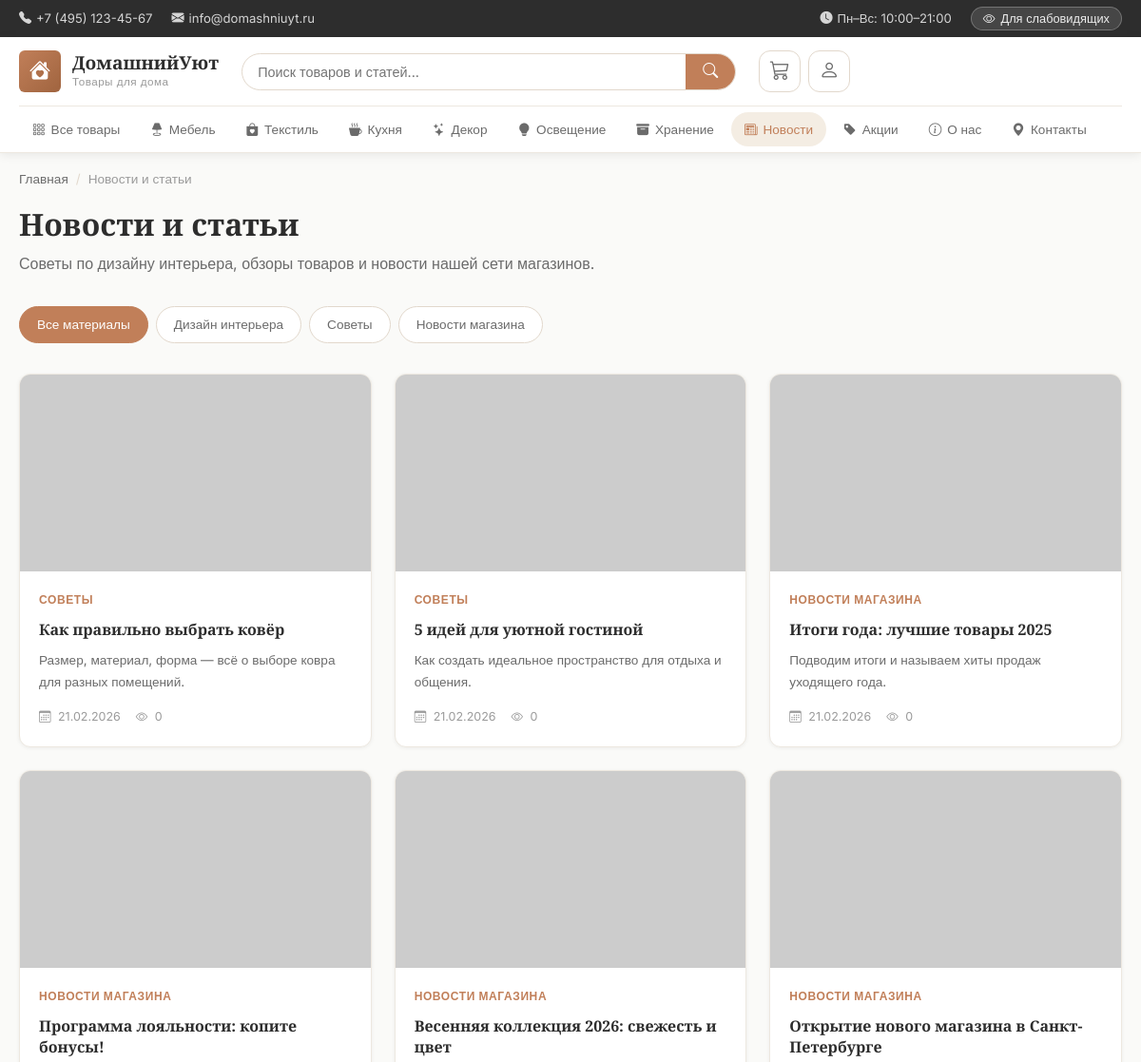
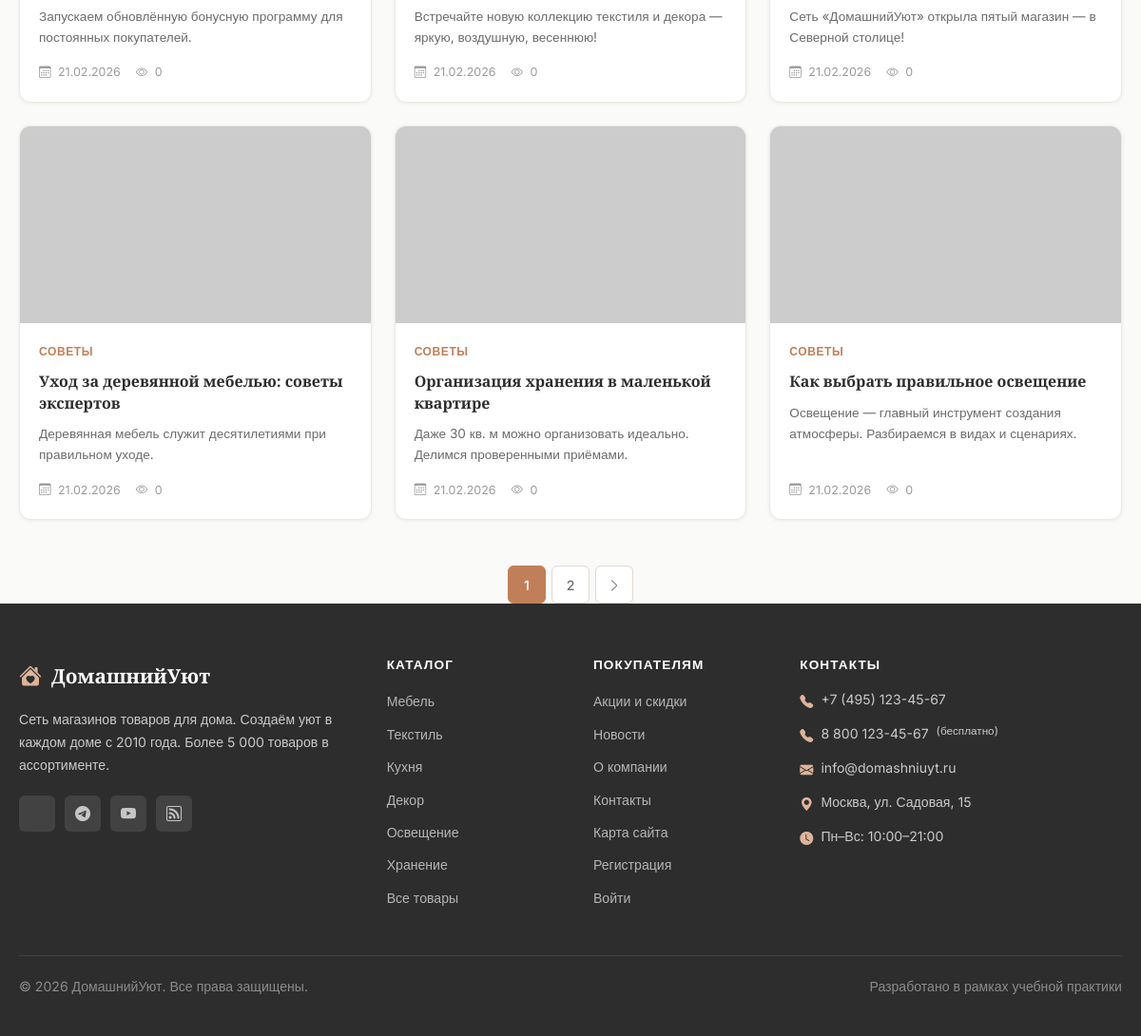
Page /news on the committed database (2 pictures, top to bottom).
### app.py (models this page shows, shortened)
class Category(db.Model):
    __tablename__ = 'categories'
    id          = db.Column(db.Integer, primary_key=True)
    name        = db.Column(db.String(100), nullable=False)
    slug        = db.Column(db.String(100), unique=True, nullable=False)
    description = db.Column(db.Text)
    icon        = db.Column(db.String(50), default='bi-box')
    order       = db.Column(db.Integer, default=0)
    products = db.relationship('Product', backref='category', lazy=True)

class NewsArticle(db.Model):
    __tablename__ = 'news'
    id           = db.Column(db.Integer, primary_key=True)
    title        = db.Column(db.String(300), nullable=False)
    slug         = db.Column(db.String(300), unique=True, nullable=False)
    preview      = db.Column(db.Text)
    content      = db.Column(db.Text, nullable=False)
    author_id    = db.Column(db.Integer, db.ForeignKey('users.id'))
    category     = db.Column(db.String(100), default='Новости')
    image        = db.Column(db.String(255))
    created_at   = db.Column(db.DateTime, default=datetime.utcnow)
    views        = db.Column(db.Integer, default=0)
    is_published = db.Column(db.Boolean, default=True)

### app.py (the view)
@app.route('/news')
def news():
    cat_filter = request.args.get('category', '')
    page       = request.args.get('page', 1, type=int)
    query = NewsArticle.query.filter_by(is_published=True)
    if cat_filter:
        query = query.filter_by(category=cat_filter)
    articles       = query.order_by(NewsArticle.created_at.desc()).paginate(page=page, per_page=9, error_out=False)
    news_categories = [c[0] for c in db.session.query(NewsArticle.category).distinct().all()]
    return render_template('news.html',
                           articles=articles,
                           news_categories=news_categories,
                           current_category=cat_filter)

### app.py (called while the page is built)
@app.context_processor
def inject_globals():
    cats = Category.query.order_by(Category.order).all()
    cart = session.get('cart', {})
    cart_count = sum(cart.values()) if cart else 0
    return {
        'categories': cats,
        'cart_count': cart_count,
        'current_year': datetime.utcnow().year,
        'site_name': 'ДомашнийУют',
    }

### templates/news.html (shortened to what this page needs)
{% extends 'base.html' %}
{% block content %}
<div class="container">
  <nav class="breadcrumb" aria-label="Путь навигации">
    <a href="{{ url_for('index') }}">Главная</a>
    <span class="breadcrumb-sep" aria-hidden="true">/</span>
    <span aria-current="page">Новости и статьи</span>
  </nav>
  <div style="margin-bottom:32px;">
    <h1>Новости и статьи</h1>
    <p style="color:var(--text-secondary);margin-top:8px;">
      Советы по дизайну интерьера, обзоры товаров и новости нашей сети магазинов.
    </p>
  </div>
  {% if news_categories %}
  <nav class="news-filter-bar" aria-label="Фильтр новостей по категориям">
    <a href="{{ url_for('news') }}"
       class="news-filter-btn {% if not current_category %}active{% endif %}"
       {% if not current_category %}aria-current="page"{% endif %}>
      Все материалы
    </a>
    {% for cat in news_categories %}
    <a href="{{ url_for('news', category=cat) }}"
       class="news-filter-btn {% if current_category == cat %}active{% endif %}"
       {% if current_category == cat %}aria-current="page"{% endif %}>
      {{ cat }}
    </a>
    {% endfor %}
  </nav>
  {% endif %}
  {% if articles.items %}
  <div class="news-grid" aria-label="Список статей">
    {% for article in articles.items %}
    <article class="news-card">
      <a href="{{ url_for('news_detail', slug=article.slug) }}" class="news-card-img"
         aria-label="{{ article.title }}">
        <img src="{{ article.image }}" alt="{{ article.title }}" loading="lazy">
      </a>
      <div class="news-card-body">
        <a href="{{ url_for('news', category=article.category) }}" class="news-card-category">
          {{ article.category }}
        </a>
        <h2 class="news-card-title">
          <a href="{{ url_for('news_detail', slug=article.slug) }}">{{ article.title }}</a>
        </h2>
        {% if article.preview %}
        <p class="news-card-preview">{{ article.preview }}</p>
        {% endif %}
        <div class="news-card-meta">
          <span>
            <i class="bi bi-calendar3" aria-hidden="true"></i>
            <time datetime="{{ article.created_at.isoformat() }}">
              {{ article.created_at.strftime('%d.%m.%Y') }}
            </time>
          </span>
          <span>
            <i class="bi bi-eye" aria-hidden="true"></i> {{ article.views }}
          </span>
        </div>
      </div>
    </article>
    {% endfor %}
  </div>
  {% if articles.pages > 1 %}
  <nav class="pagination" aria-label="Страницы новостей">
    {% for num in articles.iter_pages(left_edge=2, right_edge=2, left_current=2, right_current=2) %}
      {% if num %}
      <a href="{{ url_for('news', page=num, category=current_category) }}"
         class="page-btn {% if num == articles.page %}active{% endif %}"
         {% if num == articles.page %}aria-current="page"{% endif %}>
        {{ num }}
      </a>
      {% else %}
      <span class="page-btn" aria-hidden="true">…</span>
      {% endif %}
    {% endfor %}
    {% if articles.has_next %}
    <a href="{{ url_for('news', page=articles.next_num, category=current_category) }}"
       class="page-btn" aria-label="Следующая страница">
      <i class="bi bi-chevron-right" aria-hidden="true"></i>
    </a>
    {% endif %}
  </nav>
  {% endif %}
  {% endif %}
</div>
{% endblock %}

### templates/base.html (shortened to what this page needs)
<!DOCTYPE html>
<html lang="ru">
<head>
  <link rel="stylesheet" href="https://cdn.jsdelivr.net/npm/bootstrap-icons@1.11.3/font/bootstrap-icons.css">
  <link rel="stylesheet" href="{{ url_for('static', filename='css/main.css') }}?v=3" id="main-css">
  <link rel="stylesheet" href="{{ url_for('static', filename='css/accessibility.css') }}?v=3" id="access-css" disabled>
</head>
<body class="standard-theme">
<header class="site-header" role="banner">
  <div class="header-top">
    <div class="container">
      <div class="header-top-inner">
        <div class="header-contacts">
          <a href="tel:+74951234567" aria-label="Позвонить">
            <i class="bi bi-telephone-fill" aria-hidden="true"></i> +7 (495) 123-45-67
          </a>
          <a href="mailto:info@domashniuyt.ru" aria-label="Написать письмо">
            <i class="bi bi-envelope-fill" aria-hidden="true"></i> info@domashniuyt.ru
          </a>
        </div>
        <div class="header-top-links">
          <span class="work-hours">
            <i class="bi bi-clock-fill" aria-hidden="true"></i> Пн–Вс: 10:00–21:00
          </span>
          <button class="theme-toggle" id="themeToggle" onclick="toggleTheme()"
                  aria-label="Переключить тему для слабовидящих" type="button">
            <i class="bi bi-eye" aria-hidden="true"></i>
            <span class="toggle-text">Для слабовидящих</span>
          </button>
        </div>
      </div>
    </div>
  </div>
  <nav class="main-nav" role="navigation" aria-label="Основное меню">
    <div class="container">
      <div class="nav-inner">
        <a href="{{ url_for('index') }}" class="logo" aria-label="ДомашнийУют — главная страница">
          <div class="logo-icon" aria-hidden="true">
            <i class="bi bi-house-heart-fill"></i>
          </div>
          <div class="logo-text">
            <span class="logo-name">{{ site_name }}</span>
            <span class="logo-tagline">Товары для дома</span>
          </div>
        </a>
        <div class="nav-search" role="search">
          <form action="{{ url_for('search') }}" method="GET" class="search-form"
                aria-label="Поиск по сайту">
            <input type="text" name="q" id="searchInput"
                   placeholder="Поиск товаров и статей..."
                   autocomplete="off"
                   value="{{ request.args.get('q', '') }}"
                   aria-autocomplete="list"
                   aria-controls="searchSuggestions">
            <button type="submit" aria-label="Найти">
              <i class="bi bi-search" aria-hidden="true"></i>
            </button>
          </form>
        </div>
        <div class="nav-actions">
          <a href="{{ url_for('cart_view') }}" class="nav-action" aria-label="Корзина{% if cart_count %}: {{ cart_count }} товар(ов){% endif %}">
            <i class="bi bi-cart3" aria-hidden="true"></i>
          </a>
          {% if current_user.is_authenticated %}
          <div class="nav-user-menu" id="userMenuWrap">
            <button class="nav-action user-btn" type="button"
                    id="userMenuBtn"
                    aria-label="Меню пользователя {{ current_user.username }}"
                    aria-haspopup="true"
                    aria-expanded="false">
              <i class="bi bi-person-circle" aria-hidden="true"></i>
            </button>
            <div class="user-dropdown" id="userDropdown" role="menu">
              <div class="user-dropdown-inner">
                <div class="user-dropdown-header">
                  <strong>{{ current_user.full_name or current_user.username }}</strong>
                  <small>{{ current_user.email }}</small>
                </div>
                <a href="{{ url_for('profile') }}" role="menuitem">
                  <i class="bi bi-person" aria-hidden="true"></i> Личный кабинет
                </a>
                {% if current_user.is_manager() %}
                <a href="{{ url_for('admin') }}" role="menuitem">
                  <i class="bi bi-gear" aria-hidden="true"></i> Панель управления
                </a>
                {% endif %}
                <a href="{{ url_for('logout') }}" class="logout-link" role="menuitem">
                  <i class="bi bi-box-arrow-right" aria-hidden="true"></i> Выйти
                </a>
              </div>
            </div>
          </div>
          {% else %}
          <a href="{{ url_for('login') }}" class="nav-action" aria-label="Войти в аккаунт">
            <i class="bi bi-person" aria-hidden="true"></i>
          </a>
          {% endif %}
        </div>
      </div>
      <div class="category-nav" id="categoryNav" role="navigation" aria-label="Категории товаров">
        <ul class="category-menu">
          <li>
            <a href="{{ url_for('catalog') }}"
               {% if request.endpoint == 'catalog' and not request.view_args.get('category_slug') %}class="active"{% endif %}>
              <i class="bi bi-grid-3x3-gap" aria-hidden="true"></i> Все товары
            </a>
          </li>
          {% for cat in categories %}
          <li>
            <a href="{{ url_for('catalog', category_slug=cat.slug) }}"
               {% if request.view_args and request.view_args.get('category_slug') == cat.slug %}class="active"{% endif %}>
              <i class="bi {{ cat.icon }}" aria-hidden="true"></i> {{ cat.name }}
            </a>
          </li>
          {% endfor %}
          <li>
            <a href="{{ url_for('news') }}"
               {% if request.endpoint in ('news','news_detail') %}class="active"{% endif %}>
              <i class="bi bi-newspaper" aria-hidden="true"></i> Новости
            </a>
          </li>
          <li>
            <a href="{{ url_for('promotions') }}"
               {% if request.endpoint == 'promotions' %}class="active"{% endif %}>
              <i class="bi bi-tag-fill" aria-hidden="true"></i> Акции
            </a>
          </li>
          <li>
            <a href="{{ url_for('about') }}"
               {% if request.endpoint == 'about' %}class="active"{% endif %}>
              <i class="bi bi-info-circle" aria-hidden="true"></i> О нас
            </a>
          </li>
          <li>
            <a href="{{ url_for('contacts') }}"
               {% if request.endpoint == 'contacts' %}class="active"{% endif %}>
              <i class="bi bi-geo-alt-fill" aria-hidden="true"></i> Контакты
            </a>
          </li>
        </ul>
      </div>
    </div>
  </nav>
</header>
<main class="main-content" id="main-content" role="main">
  {% block content %}{% endblock %}
</main>
<footer class="site-footer" role="contentinfo">
  <div class="container">
    <div class="footer-grid">
      <div class="footer-col">
        <div class="footer-logo">
          <i class="bi bi-house-heart-fill" aria-hidden="true"></i>
          <span>{{ site_name }}</span>
        </div>
        <p>Сеть магазинов товаров для дома. Создаём уют в каждом доме с 2010 года. Более 5 000 товаров в ассортименте.</p>
        <div class="social-links" aria-label="Социальные сети">
          <a href="#" aria-label="ВКонтакте"></a>
          <a href="#" aria-label="Telegram"><i class="bi bi-telegram" aria-hidden="true"></i></a>
          <a href="#" aria-label="YouTube"><i class="bi bi-youtube" aria-hidden="true"></i></a>
          <a href="#" aria-label="Дзен"><i class="bi bi-rss" aria-hidden="true"></i></a>
        </div>
      </div>
      <div class="footer-col">
        <h4>Каталог</h4>
        <ul>
          {% for cat in categories %}
          <li><a href="{{ url_for('catalog', category_slug=cat.slug) }}">{{ cat.name }}</a></li>
          {% endfor %}
          <li><a href="{{ url_for('catalog') }}">Все товары</a></li>
        </ul>
      </div>
      <div class="footer-col">
        <h4>Покупателям</h4>
        <ul>
          <li><a href="{{ url_for('promotions') }}">Акции и скидки</a></li>
          <li><a href="{{ url_for('news') }}">Новости</a></li>
          <li><a href="{{ url_for('about') }}">О компании</a></li>
          <li><a href="{{ url_for('contacts') }}">Контакты</a></li>
          <li><a href="{{ url_for('sitemap') }}">Карта сайта</a></li>
          {% if not current_user.is_authenticated %}
          <li><a href="{{ url_for('register') }}">Регистрация</a></li>
          <li><a href="{{ url_for('login') }}">Войти</a></li>
          {% endif %}
        </ul>
      </div>
      <div class="footer-col">
        <h4>Контакты</h4>
        <div class="footer-contacts">
          <p><i class="bi bi-telephone-fill" aria-hidden="true"></i>
            <a href="tel:+74951234567">+7 (495) 123-45-67</a></p>
          <p><i class="bi bi-telephone-fill" aria-hidden="true"></i>
            <a href="tel:+78001234567">8 800 123-45-67</a> <small>(бесплатно)</small></p>
          <p><i class="bi bi-envelope-fill" aria-hidden="true"></i>
            <a href="mailto:info@domashniuyt.ru">info@domashniuyt.ru</a></p>
          <p><i class="bi bi-geo-alt-fill" aria-hidden="true"></i> Москва, ул. Садовая, 15</p>
          <p><i class="bi bi-clock-fill" aria-hidden="true"></i> Пн–Вс: 10:00–21:00</p>
        </div>
      </div>
    </div>
    <div class="footer-bottom">
      <p>&copy; {{ current_year }} {{ site_name }}. Все права защищены.</p>
      <p>Разработано в рамках учебной практики</p>
    </div>
  </div>
</footer>
</body>
</html>

### rows in the picture
Category: name "Мебель"
Category: name "Текстиль"
Category: name "Кухня"
Category: name "Декор"
Category: name "Освещение"
Category: name "Хранение"
NewsArticle: category "СОВЕТЫ", title "Как правильно выбрать ковёр", preview "Размер, материал, форма — всё о выборе ковра для разных помещений.", created_at "21.02.2026", views "0"
NewsArticle: category "СОВЕТЫ", title "5 идей для уютной гостиной", preview "Как создать идеальное пространство для отдыха и общения.", created_at "21.02.2026", views "0"
NewsArticle: category "НОВОСТИ МАГАЗИНА", title "Итоги года: лучшие товары 2025", preview "Подводим итоги и называем хиты продаж уходящего года.", created_at "21.02.2026", views "0"
NewsArticle: category "НОВОСТИ МАГАЗИНА", title "Программа лояльности: копите бонусы!", preview "Запускаем обновлённую бонусную программу для постоянных покупателей.", created_at "21.02.2026", views "0"
NewsArticle: category "НОВОСТИ МАГАЗИНА", title "Весенняя коллекция 2026: свежесть и цвет", preview "Встречайте новую коллекцию текстиля и декора — яркую, воздушную, весеннюю!", created_at "21.02.2026", views "0"
NewsArticle: category "НОВОСТИ МАГАЗИНА", title "Открытие нового магазина в Санкт-Петербурге", preview "Сеть «ДомашнийУют» открыла пятый магазин — в Северной столице!", created_at "21.02.2026", views "0"
NewsArticle: category "СОВЕТЫ", title "Уход за деревянной мебелью: советы экспертов", preview "Деревянная мебель служит десятилетиями при правильном уходе.", created_at "21.02.2026", views "0"
NewsArticle: category "СОВЕТЫ", title "Организация хранения в маленькой квартире", preview "Даже 30 кв. м можно организовать идеально. Делимся проверенными приёмами.", created_at "21.02.2026", views "0"
NewsArticle: category "СОВЕТЫ", title "Как выбрать правильное освещение", preview "Освещение — главный инструмент создания атмосферы. Разбираемся в видах и сценариях.", created_at "21.02.2026", views "0"

### other values in the picture
{{ site_name }} "ДомашнийУют"
{{ cat }} "Дизайн интерьера" "Советы" "Новости магазина"
{{ num }} "1" "2"
